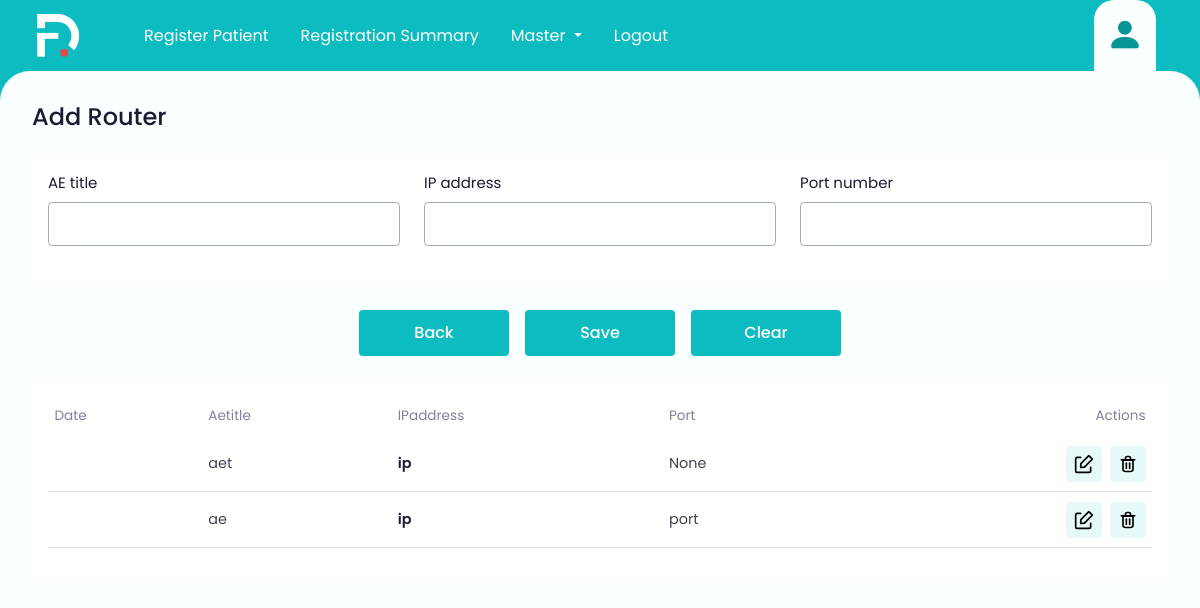
/addrouter, run on an earlier commit of the app's database.
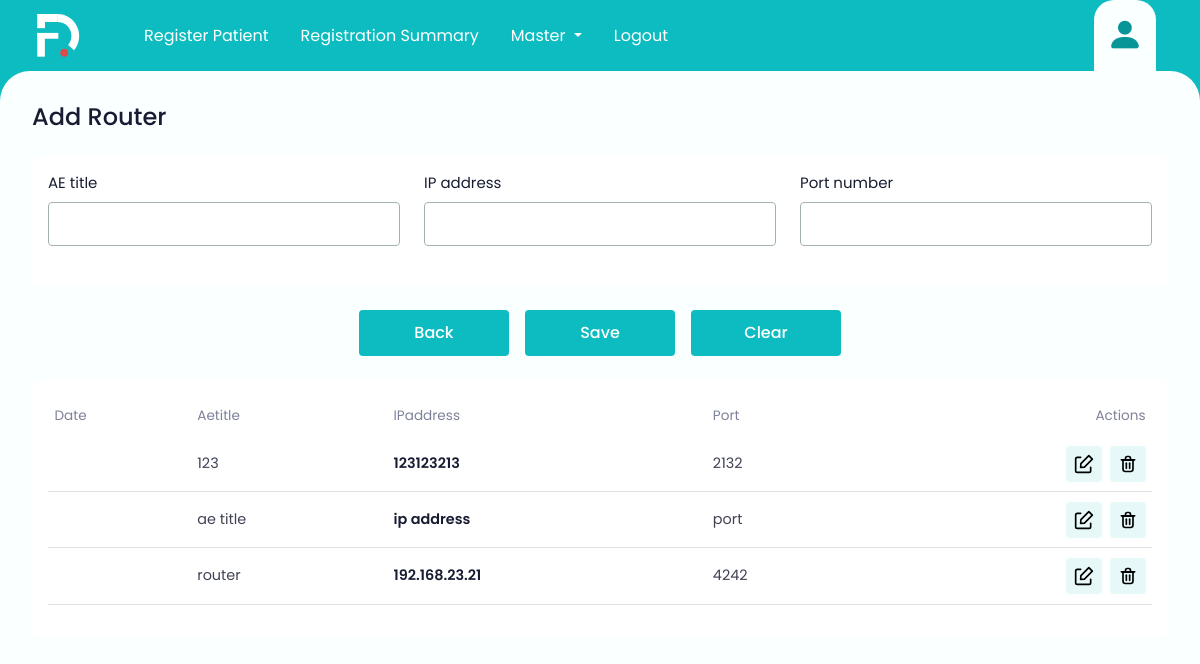
And on a later commit of the database.
### registrationsummary.py (models this page shows)
class router(db.Model):
    id = db.Column(db.Integer, primary_key=True)
    aetitle = db.Column(db.String(50))
    ipaddress = db.Column(db.String(10))
    portnumber = db.Column(db.String(10))

### registrationsummary.py (the view, shortened to what this page needs)
@app.route('/addrouter', methods=['GET', 'POST'])
def addrouter():
    routers = router.query.all()
    return render_template('router.html',routers=routers)

### templates/router.html (shortened to what the changed rows need)
<!DOCTYPE html>
<html lang="en">
<head>
    <link  rel="stylesheet" href="{{url_for('static', filename='css/bootstrap.css') }}">
    <link  rel="stylesheet" href="{{url_for('static', filename='css/custom.css') }}">
    <link  rel="stylesheet" href="{{url_for('static', filename='css/web-icons.css') }}">
</head>
<body>
    <main>
        <form method="POST">
        <div class="auto-scroll">
                <div class="bg-white rounded-2 p-3">
                  <div class="table-responsive">
                    <table class="table table-data">
                      <thead>
                        <tr>
                          <th>Date</th>
                          <th>Aetitle</th>
                          <th>IPaddress</th>
                          <th>Port</th>
                          <th class="text-end">Actions</th>
                        </tr>
                      </thead>
                      <tbody>
                        {% for routers in routers %}
                        <tr>
                          <td class="text-nowrap">{{ routers.current_date }}</td>
                          <td>{{ routers.aetitle }}</td>
                          <td class="text-d-blue fw-semibold">{{ routers.ipaddress }}</td>
                          <td>{{ routers.portnumber }}</td>
                          <td class="text-end">
                            <div class="d-flex gap-2 justify-content-end">
                                <button type="button" class="table-btn">
                                </button>
                                <button type="button" class="table-btn">
                                </button>
                            </div>
                          </td>
                        </tr>
                        {% endfor %}
            </div>
        </div>
    </form>
    </main>
</body>
</html>

What changed in the data, as far as the page shows it:
changed router (number 1 of 3 on the later page): aetitle "aet" → "123"; ipaddress "ip" → "123123213"; portnumber "None" → "2132"
changed router "port": aetitle "ae" → "ae title"; ipaddress "ip" → "ip address"
added router: aetitle "router", ipaddress "192.168.23.21", portnumber "4242"
